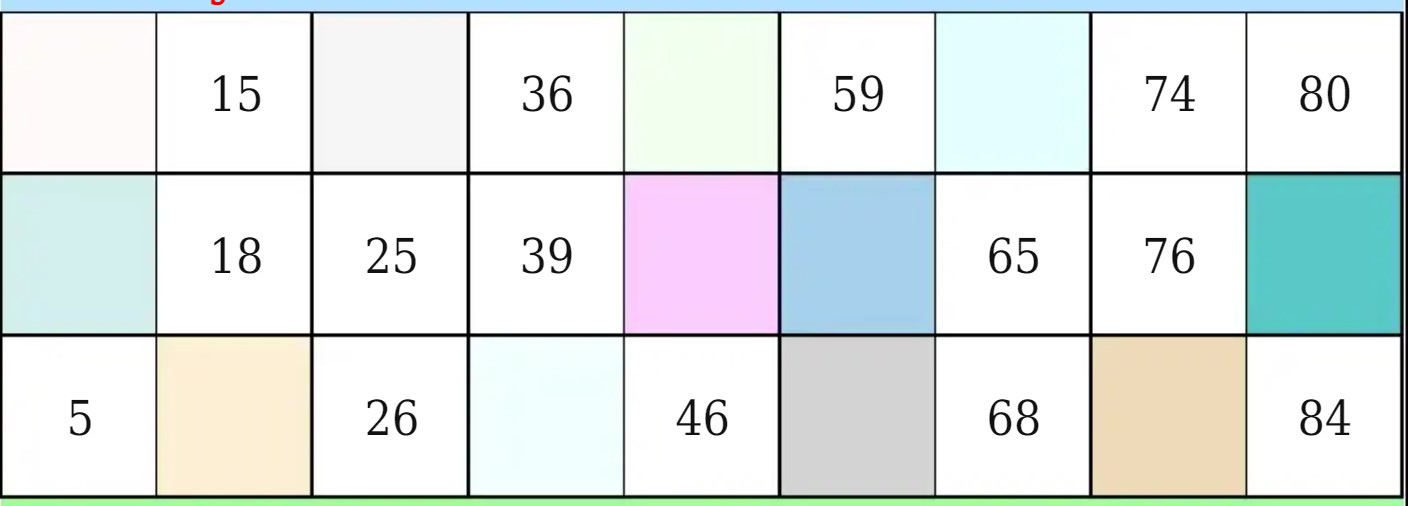
#> input picture projects/ocr/sample1.jpg, 1408 x 506 px
$ python main2.py
#> lines starting #> are read from the running program, lines starting #| are printed output that depends on the picture; after the words box and inside, x2 and y2 are one past the last pixel; in counts of white or black regions, pixels touching at a corner belong together
import cv2
import numpy as np
from PIL import Image
import pytesseract
import logging

# Set up logging
logging.basicConfig(level=logging.INFO, format='%(asctime)s - %(levelname)s - %(message)s')

def preprocess_image(image_path):
    # Load the image using OpenCV
#> called with image_path = 'sample1.jpg'
    logging.info(f"Loading image: {image_path}")
    image = cv2.imread(image_path, cv2.IMREAD_COLOR)
#> image is the input picture: shape (506, 1408, 3); mean B, G, R 230.1, 230.9, 223.6
    if image is None:
        logging.error(f"Failed to load image: {image_path}")
        return None, None

    # Convert to grayscale
    gray = cv2.cvtColor(image, cv2.COLOR_BGR2GRAY)
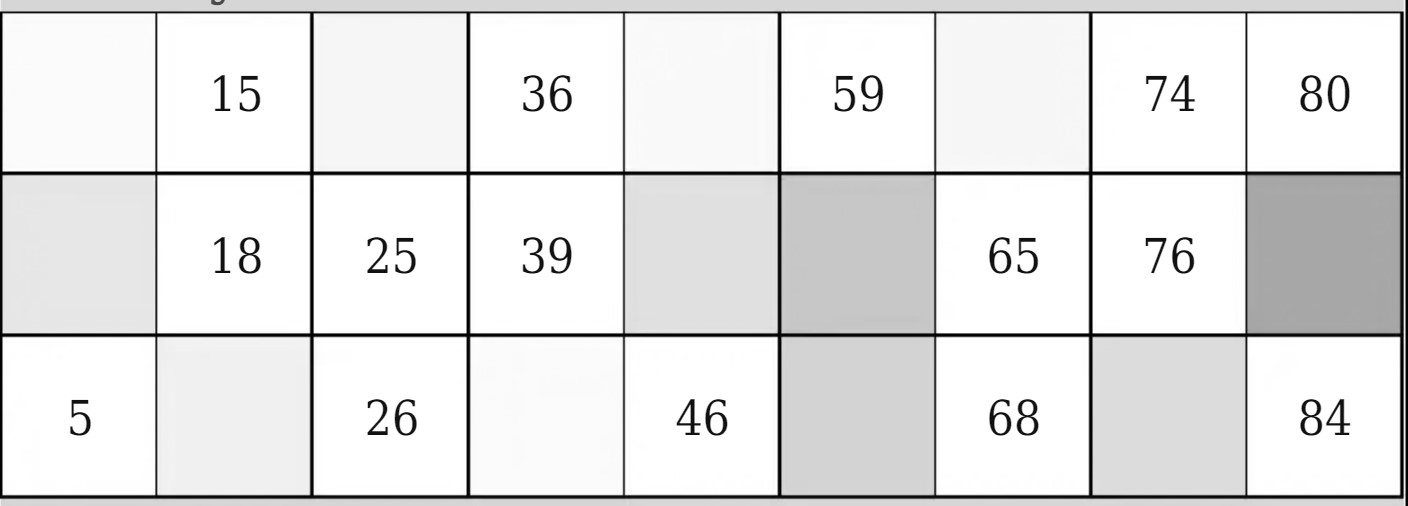
#> gray: shape (506, 1408); min 0, max 255, mean 228.6

    # Apply Gaussian blur to reduce noise
    blurred = cv2.GaussianBlur(gray, (5, 5), 0)
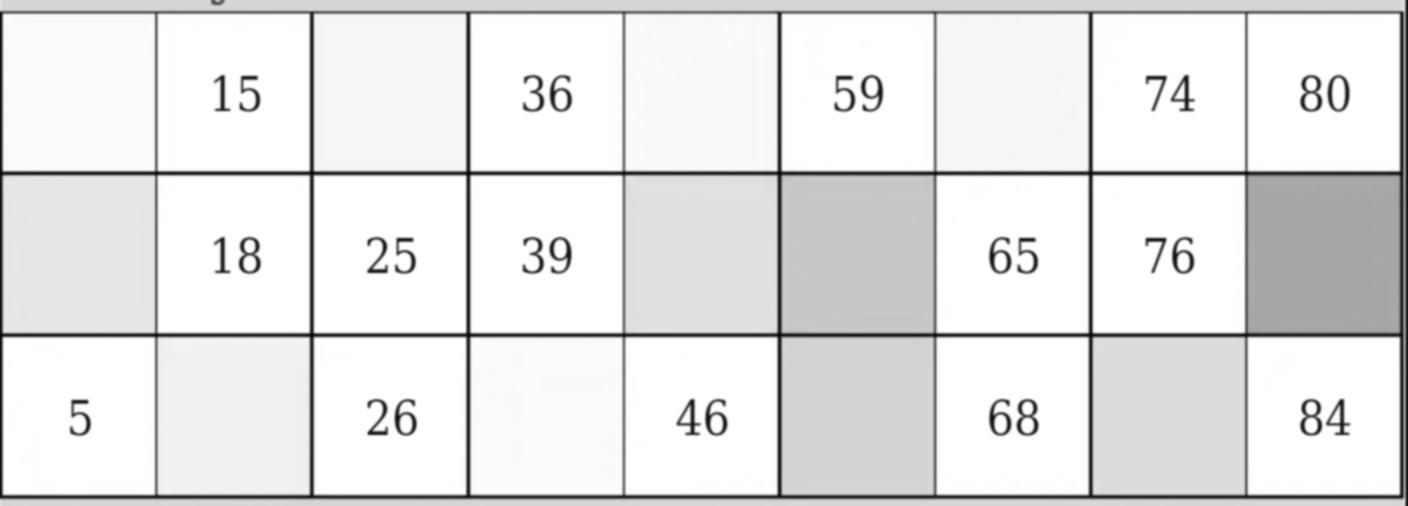
#> blurred: shape (506, 1408); min 4, max 255, mean 228.6

    # Apply adaptive thresholding
    thresh = cv2.adaptiveThreshold(blurred, 255, cv2.ADAPTIVE_THRESH_GAUSSIAN_C,
                                   cv2.THRESH_BINARY_INV, 11, 2)
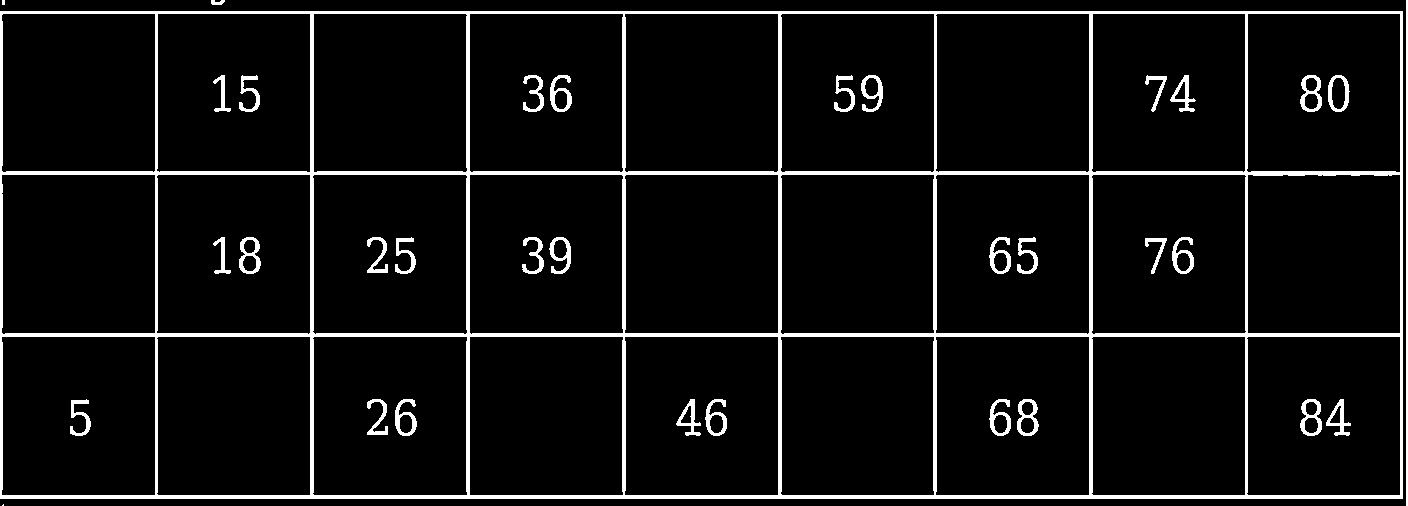
#> thresh: shape (506, 1408); 6.7% white; 34 white regions (2 under 20 px)

    return thresh, image

def extract_boxes(thresh, original_image):
    # Find contours in the thresholded image
    contours, _ = cv2.findContours(thresh, cv2.RETR_EXTERNAL, cv2.CHAIN_APPROX_SIMPLE)
#> contours = 5 contours, 2 with area under 20; largest, box (x1, y1, x2, y2) and area: (0, 11, 1403, 499) 682774, (1406, 0, 1408, 506) 505, (211, 0, 225, 5) 36

    boxes = []
    logging.info(f"Found {len(contours)} contours")

    for contour in contours:
        # Get the bounding box of each contour
        x, y, w, h = cv2.boundingRect(contour)

        # Filter out small contours that are unlikely to be a number
        if 40 < w < 100 and 40 < h < 100:  # Adjusted for the size of the boxes
            logging.info(f"Found box with dimensions: x={x}, y={y}, w={w}, h={h}")
            # Extract the region of interest (the box)
            roi = original_image[y:y+h, x:x+w]
            boxes.append(roi)
#> this loop made 5 passes
#> (contour, x, y, w, h) on passes 1, 2, 3, 5: ([[3, 504], [2, 505], [3, 505]], 2, 504, 2, 2), ([[0, 11], [0, 498], [1402, 498], [1402, 11]], 0, 11, 1403, 488), ([[1406, 0], [1406, 505], [1407, 505], [1407, 0]], 1406, 0, 2, 506), ([[2, 0], [2, 4], [4, 4], [4, 0]], 2, 0, 3, 5)
#> (x, y, w, h) on pass 4: (211, 0, 14, 5)
#> after the loop, boxes = []

    return boxes

def ocr_on_boxes(boxes):
    results = []

    for i, box in enumerate(boxes):
        # Convert the box to a PIL image
        pil_box = Image.fromarray(box)

        # Perform OCR on the box, limiting to digits only
        custom_config = r'--oem 3 --psm 8 -c tessedit_char_whitelist=0123456789'
        text = pytesseract.image_to_string(pil_box, config=custom_config)
        logging.info(f"OCR result for box {i}: {text.strip()}")

        # Append the result
        results.append(text.strip())

    return results

def image_to_text_with_boxes(image_path, output_text_file):
    # Preprocess the image for number detection
    thresh, original_image = preprocess_image(image_path)

    if thresh is None or original_image is None:
        logging.error("Preprocessing failed; skipping OCR")
        return

    # Extract boxes from the image
    boxes = extract_boxes(thresh, original_image)
#> boxes = []

    if not boxes:
        logging.error("No valid boxes found; skipping OCR")
        return

    # Perform OCR on each box
    extracted_text = ocr_on_boxes(boxes)

    # Save the extracted text to a text file
    if extracted_text:
        with open(output_text_file, 'w', encoding='utf-8') as text_file:
            for text in extracted_text:
                text_file.write(text + '\n')
        logging.info(f"Text extracted and saved to {output_text_file}")
    else:
        logging.error("No text was extracted during OCR")

# Example usage
if __name__ == "__main__":
    image_path = 'sample1.jpg'  # Replace with your image file path
    output_text_file = 'output_numbers_main2.txt'
    image_to_text_with_boxes(image_path, output_text_file)
